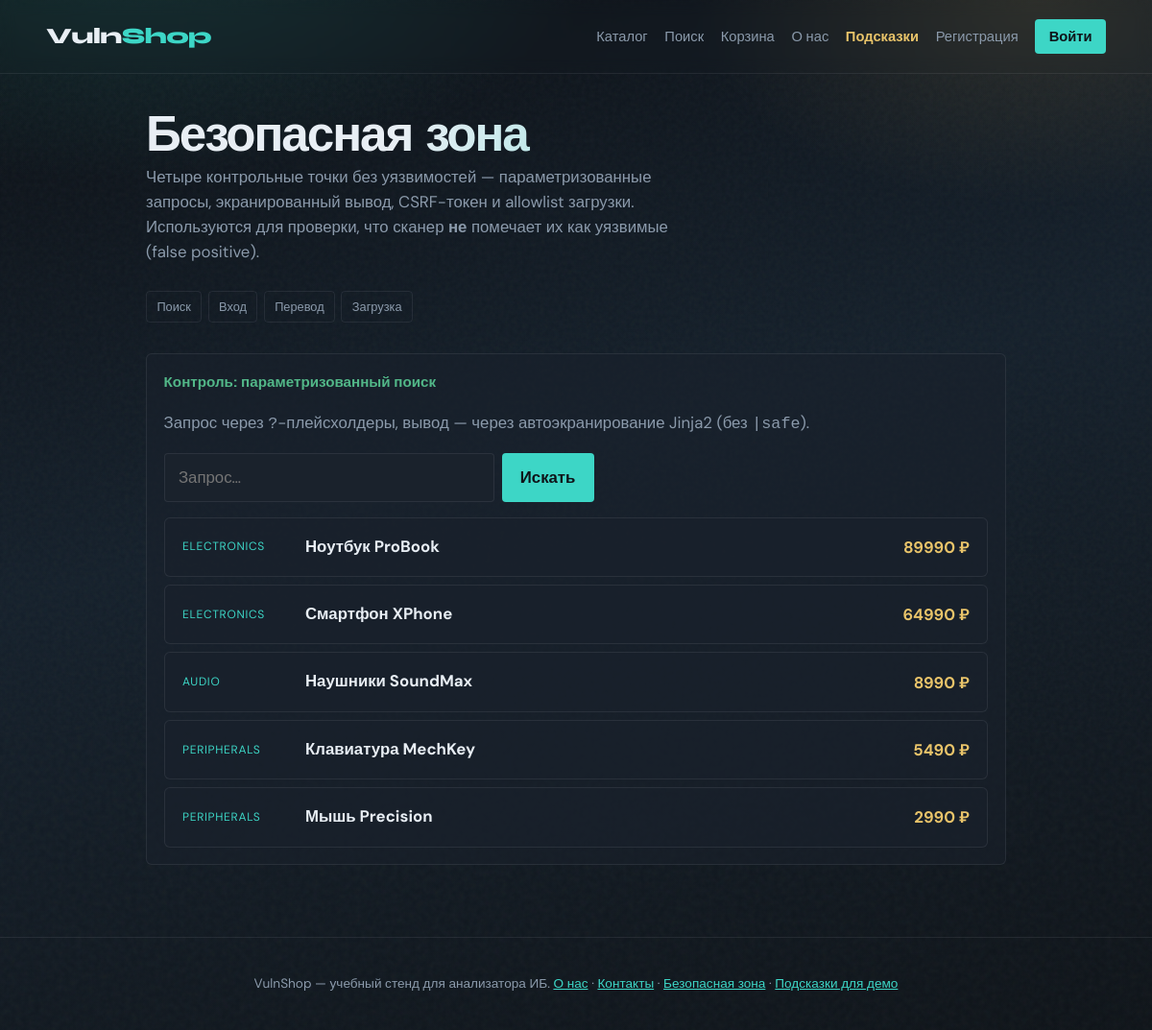
The page /safe/search on the database as committed earlier.
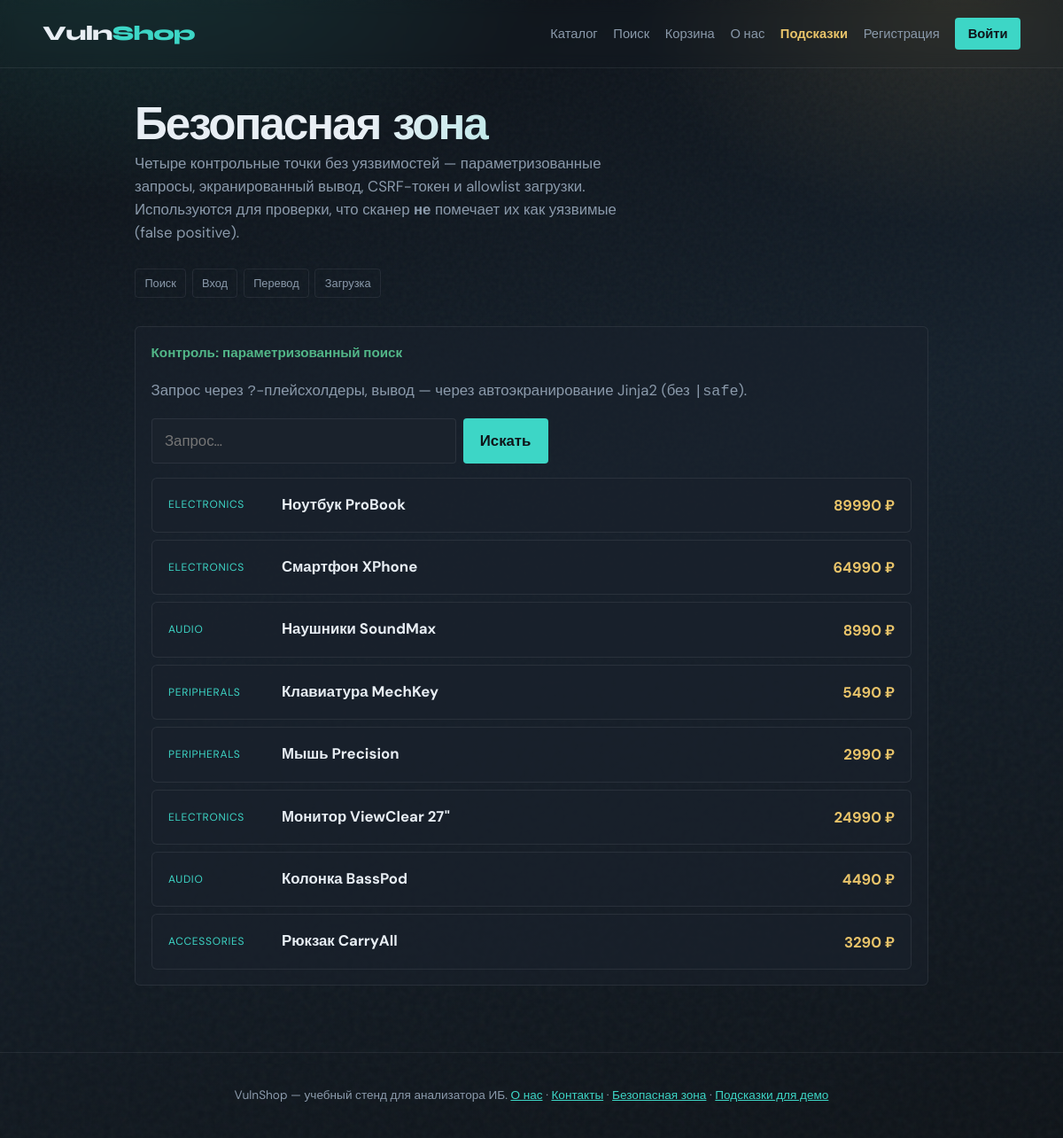
The same page on the database as committed later.
### tables this page shows
CREATE TABLE products (
            id INTEGER PRIMARY KEY AUTOINCREMENT,
            name TEXT NOT NULL,
            description TEXT,
            price REAL NOT NULL,
            category TEXT
        );

### files/app.py (the view)
@app.route("/safe/search")
def safe_search():
    q = request.args.get("q", "")
    db = get_db()
    products = db.execute(
        "SELECT * FROM products WHERE name LIKE ? OR description LIKE ?",
        (f"%{q}%", f"%{q}%"),
    ).fetchall()
    return render_template("safe.html", section="search", q=q, products=products)

### files/app.py (called while the page is built)
def get_db():
    if "db" not in g:
        g.db = sqlite3.connect(DATABASE)
        g.db.row_factory = sqlite3.Row
        g.db.create_function("SLEEP", 1, _sqlite_sleep)
    return g.db

@app.after_request
def add_insecure_api_headers(resp):
    if request.path.startswith("/api/"):
        resp.headers["Access-Control-Allow-Origin"] = "*"
        resp.headers["Access-Control-Allow-Credentials"] = "true"
        resp.headers["Access-Control-Allow-Headers"] = "Authorization, Content-Type"
        resp.headers["Access-Control-Allow-Methods"] = "GET, POST, PUT, DELETE, OPTIONS"
    return resp

### templates/safe.html (shortened to what this page needs)
{% extends "base.html" %}
{% block content %}
<section class="hints-page">
  <p class="brand-mark hints-brand" style="font-size:clamp(1.8rem,5vw,2.6rem)">Безопасная зона</p>
  <p class="lede">
    Четыре контрольные точки без уязвимостей — параметризованные запросы, экранированный
    вывод, CSRF-токен и allowlist загрузки. Используются для проверки, что сканер
    <strong>не</strong> помечает их как уязвимые (false positive).
  </p>
  <nav class="hints-toc">
    <a href="{{ url_for('safe_search') }}">Поиск</a>
    <a href="{{ url_for('safe_login') }}">Вход</a>
    <a href="{{ url_for('safe_transfer') }}">Перевод</a>
    <a href="{{ url_for('safe_upload') }}">Загрузка</a>
  </nav>
  {% if section == 'search' %}
  <div class="hint-card" style="padding:1.1rem">
    <p class="hint-box-title" style="color:var(--ok)">Контроль: параметризованный поиск</p>
    <p class="muted">Запрос через <code>?</code>-плейсхолдеры, вывод — через автоэкранирование Jinja2 (без <code>|safe</code>).</p>
    <form class="search-bar" method="get" action="{{ url_for('safe_search') }}">
      <input type="text" name="q" value="{{ q or '' }}" placeholder="Запрос…">
      <button type="submit">Искать</button>
    </form>
    {% if products %}
    <ul class="product-list" style="margin-top:1rem">
      {% for p in products %}
      <li><a href="{{ url_for('product', product_id=p.id) }}"><span class="cat">{{ p.category }}</span><strong>{{ p.name }}</strong><span class="price">{{ "%.0f"|format(p.price) }} ₽</span></a></li>
      {% endfor %}
    </ul>
    {% elif q %}
    <p class="muted">Ничего не найдено.</p>
    {% endif %}
  </div>
  {% endif %}
</section>
{% endblock %}

Rows that differ between the two databases and show on the page:
added products: category "ELECTRONICS", name "Монитор ViewClear 27\"", price "24990"
added products: category "AUDIO", name "Колонка BassPod", price "4490"
added products: category "ACCESSORIES", name "Рюкзак CarryAll", price "3290"
